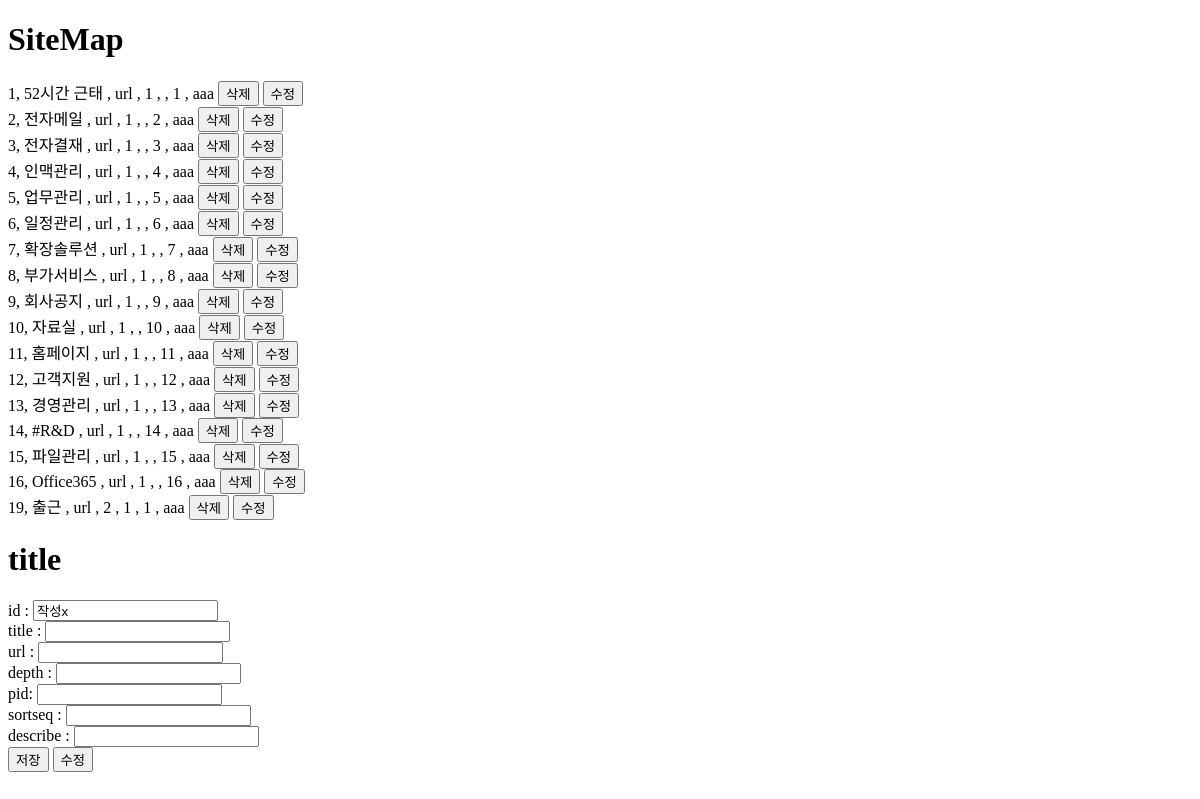
/admin, run on an earlier commit of the app's database.
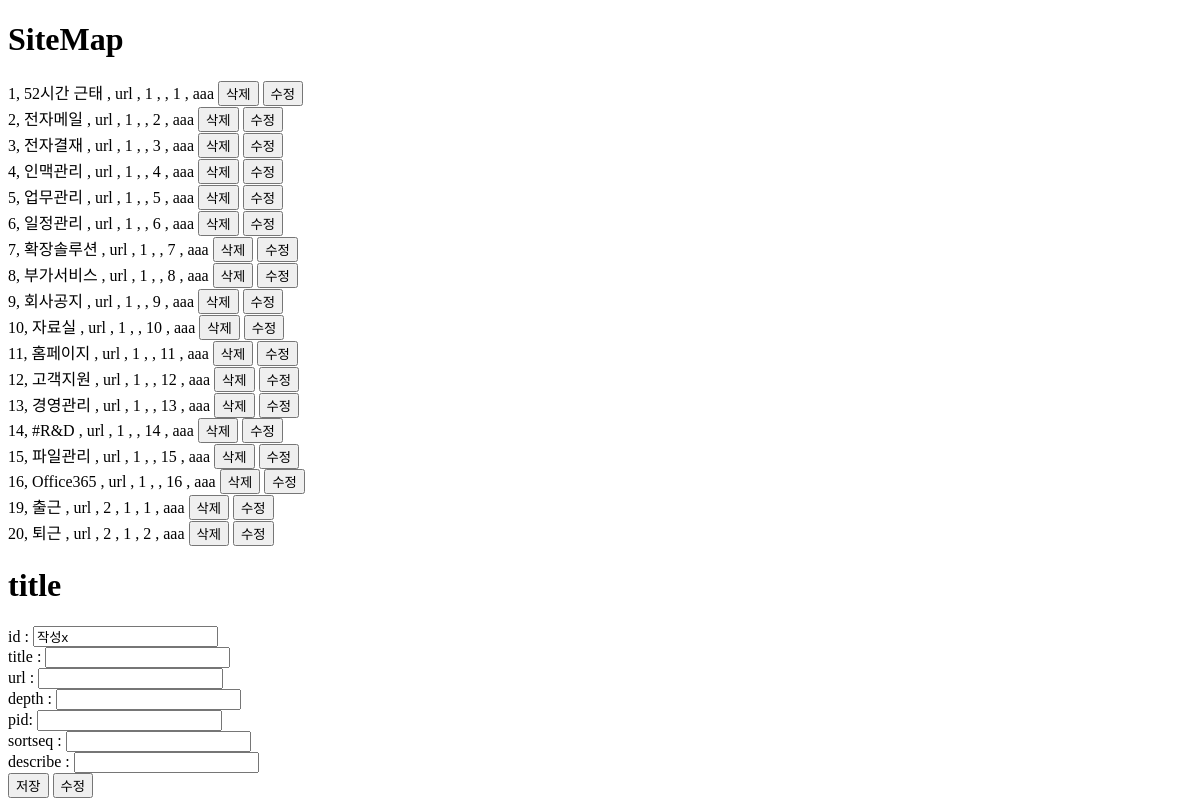
And on a later commit of the database.
### __init__.py (models this page shows, shortened)
class sitemap(db.Model):
    id = db.Column(db.Integer,primary_key = True,autoincrement=True)
    title = db.Column(db.String(255), nullable = False)
    url = db.Column(db.String(255), unique = True, nullable = True)
    depth = db.Column(db.Integer, nullable = False)
    pid = db.Column(db.Integer, nullable = False)
    sortseq = db.Column(db.Integer, unique = True, nullable = False)
    describe = db.Column(db.String(255), unique = True, nullable = True)

### __init__.py (the view)
@app.route("/admin")
def admin():
    all_data = sitemap.query.order_by(sitemap.id.desc()).all() # selelct * from sitmemap
    return render_template("index.html",sitemap = all_data)

### templates/index.html (shortened to what this page needs)
<!DOCTYPE html>
<html lang="en">
<head>
</head>
<body>
    <h1>SiteMap</h1>
    {% for row in sitemap | sort(attribute='id')%}
        {{row.id}}, {{row.title}} , {{row.url}} , {{row.depth}} , {{row.pid}} , {{row.sortseq}} , {{row.describe}}
        <input type="button" value="삭제" onclick="fDel('{{row.id}}')">
        <input type="button" value="수정" onclick="fEdit('{{row.id}}', '{{row.title}}', '{{row.url}}', '{{row.depth}}', '{{row.pid}}','{{row.sortseq}}', '{{row.describe}}')">
        <br>
    {% endfor %}
    <h1>title</h1>
    <form name="frmEdit" action="" method="POST">
        id : <input type="text" name="id" value="작성x"> <br>
        title : <input type="text" name="title"> <br>
        url : <input type="text" name="url"> <br>
        depth : <input type="text" name="depth"> <br>
        pid: <input type="text" name="pid"> <br>
        sortseq : <input type="text" name="sortseq"> <br>
        describe : <input type="text" name="describe"> <br>
        <input type="submit" onclick="action='/insert'" value="저장">
        <input type="submit" onclick="action='/update'" value="수정">
    </form>
</body>
</html>

What changed in the data, as far as the page shows it:
added sitemap: id "20", title "퇴근", url "url", depth "2", pid "1", sortseq "2", describe "aaa"
